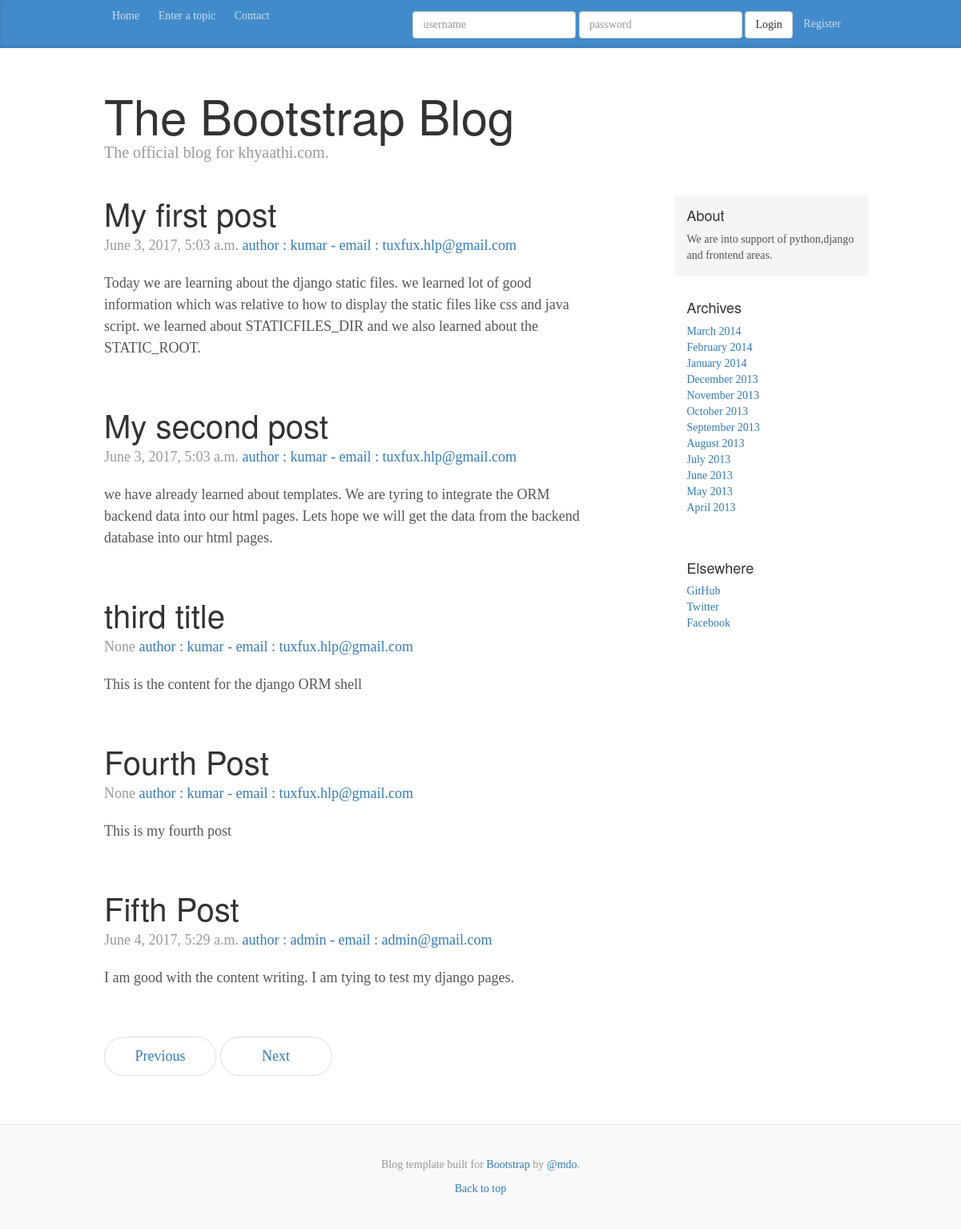
The app's page /, older data.
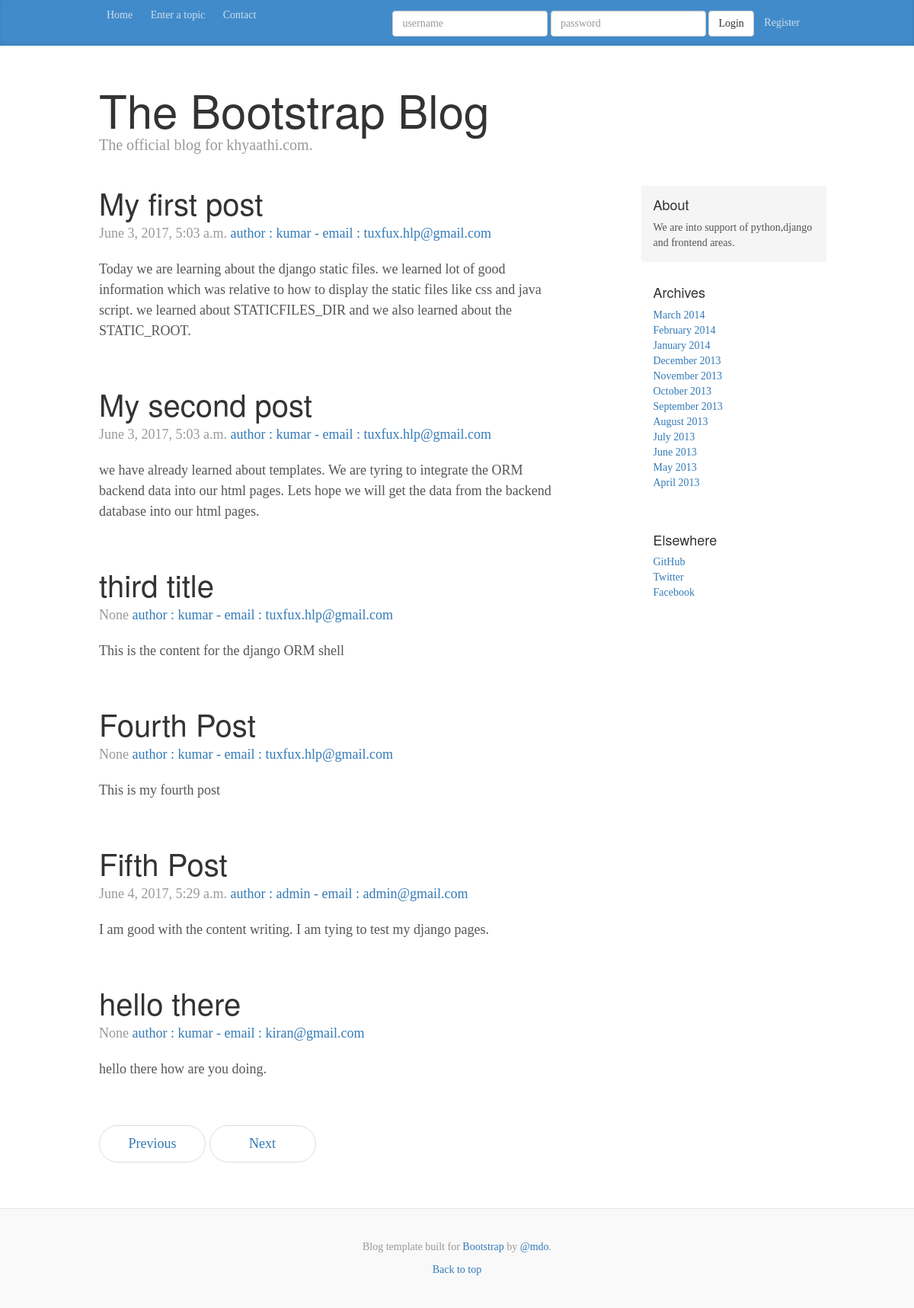
The same page, newer data.
### blog/models.py (models this page shows)
class Post(models.Model):
	author = models.ForeignKey('auth.user')
	email = models.EmailField(max_length=20,null=True,blank=True)  # database and form both can be null.
	title = models.CharField(max_length=200)
	text = models.TextField()
	created_date = models.DateTimeField(default=timezone.now)
	published_date = models.DateTimeField(blank=True,null=True)  # blank=True - Form,# null = True - database
 	def publish(self):
 		self.published_date = timezone.now()
 		self.save()
 	def __str__(self):     # __str__ or __unicode__
 		return self.title

### blog/views.py (the view)
# urls.py: url(r'^$',views.home,name='home'),
def home(request):
	posts = Post.objects.all()
	context= {'namesdb':posts}
	return render(request,'blog/home.html',context)

### templates/blog/home.html
{% extends "base.html" %}
{% block 'frontpage' %}
    <div class="container">
      <div class="blog-header">
        <h1 class="blog-title">The Bootstrap Blog</h1>
        <p class="lead blog-description">The official blog for khyaathi.com.</p>
      </div>
      <div class="row">
        <div class="col-sm-8 blog-main">
  {% for value in namesdb %}
          <div class="blog-post">
          <h2 class="blog-post-title">{{ value.title}}</h2>
          <p class="blog-post-meta">{{ value.published_date }} <a href="#">author : {{ value.author }} - email : {{ value.email}}</a></p>
          <p>{{ value.text}}</p>
          </div>
  {% endfor %}
          <nav>
            <ul class="pager">
              <li><a href="#">Previous</a></li>
              <li><a href="#">Next</a></li>
            </ul>
          </nav>
        </div>
{% include 'common/side_bar.html' %}
      </div>
    </div>
{% endblock %}

### templates/base.html (shortened to what this page needs)
<!DOCTYPE html>
<html lang="en">
  <head>
    {% include 'common/header.html' %}
  </head>
  <body>
    {% include 'common/navbar.html' %}
    {% block 'frontpage' %} {% endblock %}
    {% include 'common/footer.html' %}
  </body>
</html>

### templates/common/header.html (shortened to what this page needs)
{% load staticfiles %}
        <link href={% static "css/bootstrap.min.css" %} rel="stylesheet">
    <link href={% static "css/ie10-viewport-bug-workaround.css" %} rel="stylesheet">
    <link href={% static  "css/blog.css" %} rel="stylesheet">

### templates/common/navbar.html (shortened to what this page needs)
    <div class="blog-masthead">
      <div class="container">
        <nav class="blog-nav">
          <a class="blog-nav-item" href="{%url 'home' %}">Home</a>
          <a class="blog-nav-item" href="{%url 'PostForm' %}">Enter a topic</a>
          <a class="blog-nav-item" href="{%url 'ContactForm' %}">Contact</a>
        {% if not request.user.is_authenticated  and not "/accounts/login" in request.get_full_path %}
        <form class="blog-nav-item form-inline pull-right" action="{% url 'auth_login' %}" method="POST">{% csrf_token %}
        	<div class="form-group">
        		<input type="text" class="form-control" name="username" placeholder="username" />
        	</div>
        	 <div class="form-group">
        		<input type="password" class="form-control" name="password" placeholder="password" />
        	 </div>
        	<button type="submit" class="btn btn-default">Login</button>
        	<a class="blog-nav-item" href="{%url 'registration_register' %}">Register</a>
        </form>
        {% endif %}
        </nav>
      </div>
    </div>

### templates/common/side_bar.html
        <div class="col-sm-3 col-sm-offset-1 blog-sidebar">
          <div class="sidebar-module sidebar-module-inset">
            <h4>About</h4>
            <p>We are into support of python,django and frontend areas.</p>
          </div>
          <div class="sidebar-module">
            <h4>Archives</h4>
            <ol class="list-unstyled">
              <li><a href="#">March 2014</a></li>
              <li><a href="#">February 2014</a></li>
              <li><a href="#">January 2014</a></li>
              <li><a href="#">December 2013</a></li>
              <li><a href="#">November 2013</a></li>
              <li><a href="#">October 2013</a></li>
              <li><a href="#">September 2013</a></li>
              <li><a href="#">August 2013</a></li>
              <li><a href="#">July 2013</a></li>
              <li><a href="#">June 2013</a></li>
              <li><a href="#">May 2013</a></li>
              <li><a href="#">April 2013</a></li>
            </ol>
          </div>
          <div class="sidebar-module">
            <h4>Elsewhere</h4>
            <ol class="list-unstyled">
              <li><a href="#">GitHub</a></li>
              <li><a href="#">Twitter</a></li>
              <li><a href="#">Facebook</a></li>
            </ol>
          </div>
        </div>

### templates/common/footer.html (shortened to what this page needs)
    <footer class="blog-footer">
      <p>Blog template built for <a href="http://getbootstrap.com">Bootstrap</a> by <a href="https://twitter.com/mdo">@mdo</a>.</p>
      <p>
        <a href="#">Back to top</a>
      </p>
    </footer>

### project_static/css/blog.css (style rules this page uses)
body { font-family: Georgia, "Times New Roman", Times, serif; color: #555; }
h1, .h1, h2, .h2, h3, .h3, h4, .h4, h5, .h5, h6, .h6 { margin-top: 0; font-family: "Helvetica Neue", Helvetica, Arial, sans-serif; font-weight: normal; color: #333; }
@media (min-width: 1200px) { .container { width: 970px; } }
.blog-masthead { background-color: #428bca; -webkit-box-shadow: inset 0 -2px 5px rgba(0,0,0,.1); box-shadow: inset 0 -2px 5px rgba(0,0,0,.1); }
.blog-nav-item { position: relative; display: inline-block; padding: 10px; font-weight: 500; color: #cdddeb; }
.blog-header { padding-top: 20px; padding-bottom: 20px; }
.blog-title { margin-top: 30px; margin-bottom: 0; font-size: 60px; font-weight: normal; }
.blog-description { font-size: 20px; color: #999; }
.blog-main { font-size: 18px; line-height: 1.5; }
.sidebar-module { padding: 15px; margin: 0 -15px 15px; }
.sidebar-module-inset { padding: 15px; background-color: #f5f5f5; border-radius: 4px; }
.sidebar-module-inset p:last-child, .sidebar-module-inset ul:last-child, .sidebar-module-inset ol:last-child { margin-bottom: 0; }
.pager { margin-bottom: 60px; text-align: left; }
.pager > li > a { width: 140px; padding: 10px 20px; text-align: center; border-radius: 30px; }
.blog-post { margin-bottom: 60px; }
.blog-post-title { margin-bottom: 5px; font-size: 40px; }
.blog-post-meta { margin-bottom: 20px; color: #999; }
.blog-footer { padding: 40px 0; color: #999; text-align: center; background-color: #f9f9f9; border-top: 1px solid #e5e5e5; }
.blog-footer p:last-child { margin-bottom: 0; }

Row changes from the older to the newer data that the page shows:
added Post: title "hello there", published_date "None", author "kumar", email "kiran@gmail.com", text "hello there how are you doing."
